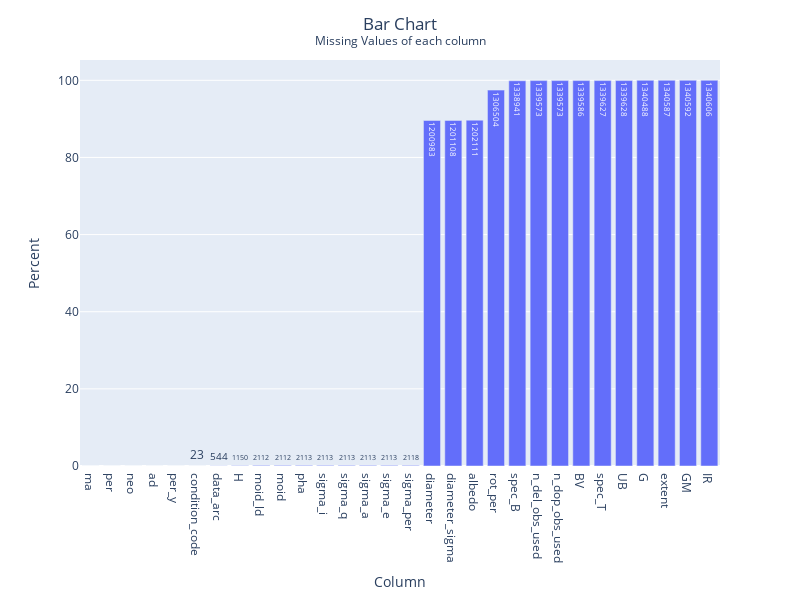

Notebook code cell kept with this figure:
### Code cell
fig = px.bar(missing[missing.Missing > 0], x="Column", y="Percent", text="Missing")
fig.update_layout(
    height=600,
    width=800,
    title_x=0.5,
    title_text=f"Bar Chart<br><sup>Missing Values of each column</sup>",
)
fig.show()

### Figure 1 — Plotly figure (JSON) as saved in the notebook; plotly's stock layout.template omitted (floating-point values rounded to 4 significant figures)
{"data": [{"alignmentgroup": "True", "hovertemplate": "Column=%{x}<br>Percent=%{y}<br>Missing=%{text}<extra></extra>", "legendgroup": "", "marker": {"color": "#636efa", "pattern": {"shape": ""}}, "name": "", "offsetgroup": "", "orientation": "v", "showlegend": false, "text": [1, 5, 5, 5, 5, 23, 544, 1150, 2112, 2112, 2113, 2113, 2113, 2113, 2113, 2118, 1200983, 1201108, 1202111, 1306504, 1338941, 1339573, 1339573, 1339586, 1339627, 1339628, 1340488, 1340587, 1340592, 1340606], "textposition": "auto", "type": "bar", "x": ["ma", "per", "neo", "ad", "per_y", "condition_code", "data_arc", "H", "moid_ld", "moid", "pha", "sigma_i", "sigma_q", "sigma_a", "sigma_e", "sigma_per", "diameter", "diameter_sigma", "albedo", "rot_per", "spec_B", "n_del_obs_used", "n_dop_obs_used", "BV", "spec_T", "UB", "G", "extent", "GM", "IR"], "xaxis": "x", "y": [7.459e-05, 0.000373, 0.000373, 0.000373, 0.000373, 0.001716, 0.04058, 0.08578, 0.1575, 0.1575, 0.1576, 0.1576, 0.1576, 0.1576, 0.1576, 0.158, 89.59, 89.59, 89.67, 97.46, 99.88, 99.92, 99.92, 99.92, 99.93, 99.93, 99.99, 100.0, 100.0, 100.0], "yaxis": "y"}], "layout": {"barmode": "relative", "height": 600, "legend": {"tracegroupgap": 0}, "margin": {"t": 60}, "title": {"text": "Bar Chart<br><sup>Missing Values of each column</sup>", "x": 0.5}, "width": 800, "xaxis": {"anchor": "y", "domain": [0, 1], "title": {"text": "Column"}}, "yaxis": {"anchor": "x", "domain": [0, 1], "title": {"text": "Percent"}}}}
